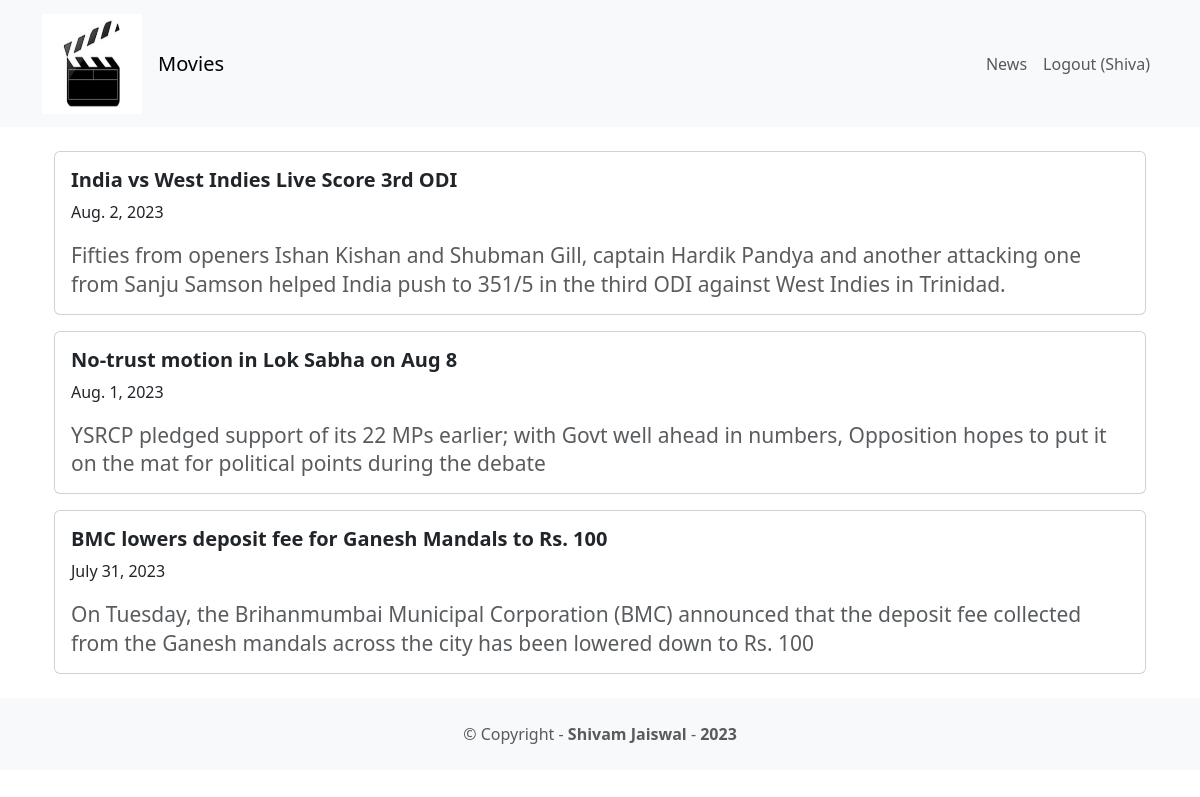
The page /news/ (signed in) on the database its author committed.
### news/models.py (models this page shows)
class News(models.Model):
    headline=models.CharField(max_length=200)
    body=models.TextField()
    date=models.DateField()

### news/views.py (the view)
# urls.py: path('news/',include('news.urls')),
def news(request):
    news=News.objects.all().order_by('-date')
    return render(request,'news.html',{'news':news})

### news/templates/news.html
{% extends 'base.html' %}
{% block content %}
<div class="container mz my-4">
   {% for new in news %}
   <div class="card mb-3">
    <div class="row g-0">
        <div >
            <div class="card-body">
   <h5 class="card-title fw-bold" >{{ new.headline }}</h5>
   <p class="card-text">{{ new.date }}</p>
   <h4 class="card-text"><small class="text-muted">{{ new.body }}</small></h4>
</div>
</div>
</div>
</div>
   {% endfor %}
</div>
{% endblock content %}

### moviereviews/templates/base.html (shortened to what this page needs)
<!DOCTYPE html>
<html lang="en">
<head>
    <link href="https://cdn.jsdelivr.net/npm/bootstrap@5.3.1/dist/css/bootstrap.min.css" rel="stylesheet">
</head>
<body>
  <nav class="navbar navbar-expand-lg navbar-light
  bg-light mb-3">
  <div class="container">
    <a class="navbar-brand" href="{% url 'home'
 %}">
 {% load static %}
 <img src="{% static 'images/images.jpeg' %}" alt="" width="100" height="100" class="d-inline-block align-text-top" />
 </a>
    <a class="navbar-brand" href="{% url 'home' %}">Movies</a>
    <div class="collapse navbar-collapse"
    id="navbarNavAltMarkup">
    <div class="navbar-nav ms-auto">
    <a class="nav-link" href="{% url 'news' %}">News</a>
    {% if user.is_authenticated %}
  <a class="nav-link" href="{% url 'logoutaccount' %}"> Logout ({{ user.username }}) </a>
 {% else %}
    <a class="nav-link" href="{% url 'loginaccount' %}">Login</a>
    <a class="nav-link" href="{% url "singup" %}">Sign Up</a>
    {% endif %}
    </div>
    </div>
    </div>
  </nav>
  <div class="container">
    {% block content %}
    {% endblock content %}
    </div>
    <footer class="text-center text-lg-start bg-light
 text-muted mt-4">
 <div class="text-center p-4">
 © Copyright -
 <a class="text-reset fw-bold text-decoration-none"
 target="_blank"
 href="https://twitter.com/greglim81">
 Shivam Jaiswal
 </a> -
 <a class="text-reset fw-bold text-decoration-none"
 target="_blank"
 href="https://twitter.com/danielgarax">
 2023
 </a>
 </div>
 </footer>
</body>
</html>

### rows shown on the page
News: headline "India vs West Indies Live Score 3rd ODI", date "Aug. 2, 2023", body "Fifties from openers Ishan Kishan and Shubman Gill, captain Hardik Pandya and another attacking one from Sanju Samson helped India push to 351/5 in the third ODI against West Indies in Trinidad."
News: headline "No-trust motion in Lok Sabha on Aug 8", date "Aug. 1, 2023", body "YSRCP pledged support of its 22 MPs earlier; with Govt well ahead in numbers, Opposition hopes to put it on the mat for political points during the debate"
News: headline "BMC lowers deposit fee for Ganesh Mandals to Rs. 100", date "July 31, 2023", body "On Tuesday, the Brihanmumbai Municipal Corporation (BMC) announced that the deposit fee collected from the Ganesh mandals across the city has been lowered down to Rs. 100"

### other values the page prints
{{ user.username }} "Shiva"
